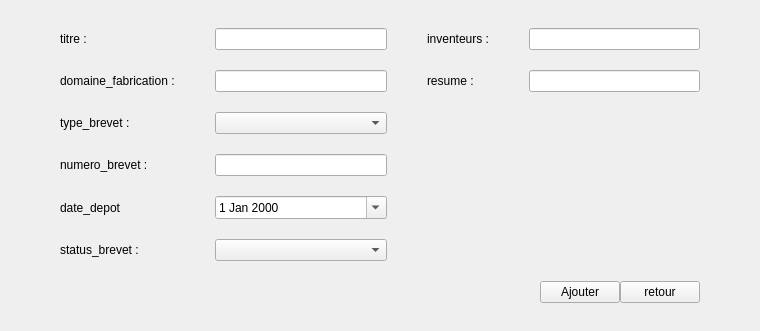
            <widget class="QWidget" name="page_pub_add">
             <layout class="QGridLayout" name="gridLayoutPubAdd">
              <property name="leftMargin">
               <number>60</number>
              </property>
              <property name="topMargin">
               <number>28</number>
              </property>
              <property name="rightMargin">
               <number>60</number>
              </property>
              <property name="bottomMargin">
               <number>28</number>
              </property>
              <property name="horizontalSpacing">
               <number>40</number>
              </property>
              <property name="verticalSpacing">
               <number>20</number>
              </property>
              <item row="6" column="0" colspan="4">
               <layout class="QHBoxLayout" name="hLayoutAddButtons">
                <item>
                 <spacer name="spacerAddButtons">
                  <property name="orientation">
                   <enum>Qt::Orientation::Horizontal</enum>
                  </property>
                  <property name="sizeHint" stdset="0">
                   <size>
                    <width>480</width>
                    <height>20</height>
                   </size>
                  </property>
                 </spacer>
                </item>
                <item>
                 <widget class="QPushButton" name="btnAddPub">
                  <property name="text">
                   <string>Ajouter</string>
                  </property>
                 </widget>
                </item>
                <item>
                 <widget class="QPushButton" name="btnRetourAddPub">
                  <property name="text">
                   <string>retour</string>
                  </property>
                 </widget>
                </item>
               </layout>
              </item>
              <item row="1" column="3">
               <widget class="QLineEdit" name="lineResumeAdd"/>
              </item>
              <item row="2" column="0">
               <widget class="QLabel" name="lblTypeBrevetAdd">
                <property name="text">
                 <string>type_brevet :</string>
                </property>
               </widget>
              </item>
              <item row="2" column="1">
               <widget class="QComboBox" name="comboTypeBrevetAdd"/>
              </item>
              <item row="1" column="0">
               <widget class="QLabel" name="lblDomaineAdd">
                <property name="text">
                 <string>domaine_fabrication :</string>
                </property>
               </widget>
              </item>
              <item row="5" column="0">
               <widget class="QLabel" name="lblStatusBrevetAdd">
                <property name="text">
                 <string>status_brevet :</string>
                </property>
               </widget>
              </item>
              <item row="1" column="2">
               <widget class="QLabel" name="lblResumeAdd">
                <property name="text">
                 <string>resume :</string>
                </property>
               </widget>
              </item>
              <item row="4" column="1">
               <widget class="QDateEdit" name="dateDepotAdd">
                <property name="calendarPopup">
                 <bool>true</bool>
                </property>
                <property name="date">
                 <date>
                  <year>2000</year>
                  <month>1</month>
                  <day>1</day>
                 </date>
                </property>
               </widget>
              </item>
              <item row="3" column="1">
               <widget class="QLineEdit" name="lineNumeroBrevetAdd"/>
              </item>
              <item row="4" column="0">
               <widget class="QLabel" name="lblDateDepotAdd">
                <property name="text">
                 <string>date_depot</string>
                </property>
               </widget>
              </item>
              <item row="0" column="1">
               <widget class="QLineEdit" name="lineTitreAdd"/>
              </item>
              <item row="5" column="1">
               <widget class="QComboBox" name="comboStatusBrevetAdd"/>
              </item>
              <item row="3" column="0">
               <widget class="QLabel" name="lblNumeroBrevetAdd">
                <property name="text">
                 <string>numero_brevet :</string>
                </property>
               </widget>
              </item>
              <item row="1" column="1">
               <widget class="QLineEdit" name="lineDomaineAdd"/>
              </item>
              <item row="0" column="3">
               <widget class="QLineEdit" name="lineInventeursAdd"/>
              </item>
              <item row="0" column="0">
               <widget class="QLabel" name="lblTitreAdd">
                <property name="text">
                 <string>titre :</string>
                </property>
               </widget>
              </item>
              <item row="0" column="2">
               <widget class="QLabel" name="lblInventeursAdd">
                <property name="text">
                 <string>inventeurs :</string>
                </property>
               </widget>
              </item>
             </layout>
            </widget>
